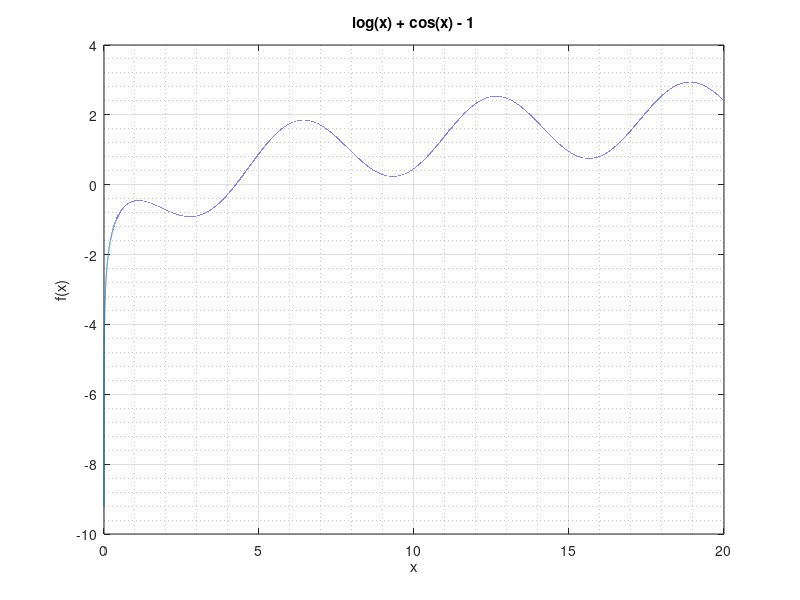

The MATLAB source for this figure:
%% Task 1
%we start by defining the interval for variable x.
%Then we define the real function given

x = [0:0.0001:20]; % we define an interval
f = @(x) log(x) + cos(x) - 1; %define the function
plot(x,f(x)) % and plot the func on this interval

%We make things look pretty
%we add a title, labels and grids.

%Adding title
title('log(x) + cos(x) - 1') 

%Adding labels
xlabel('x') 
ylabel('f(x)')

%Adding grid
grid on 
grid minor 